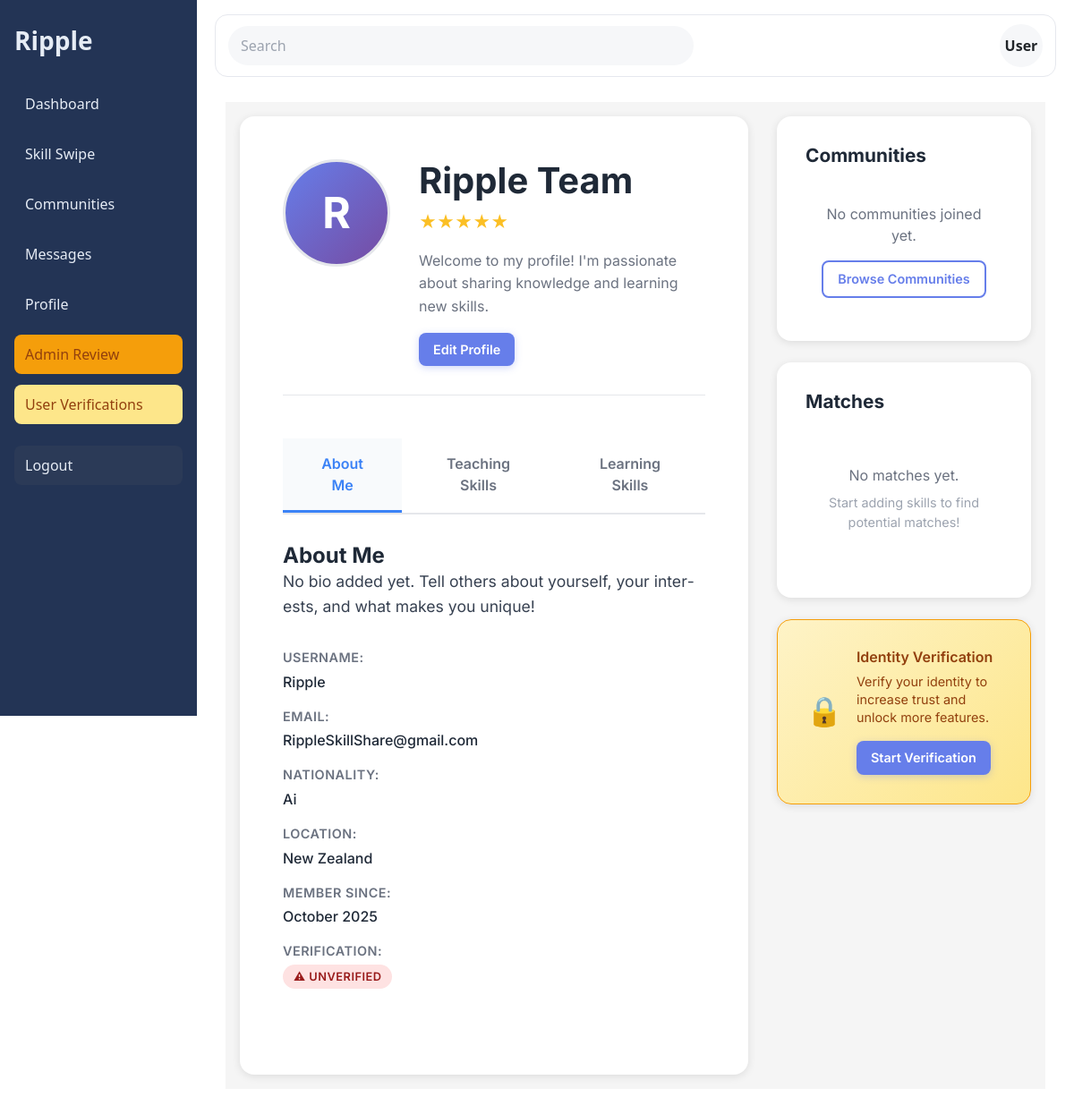
The app's page /profile/ (signed in) with its own data.
### users/models.py (models this page shows, shortened)
class Profile(models.Model):
    user = models.OneToOneField(settings.AUTH_USER_MODEL, on_delete=models.CASCADE, related_name='profile')
    bio = models.TextField(blank=True)
    location = models.CharField(max_length=120, blank=True)
    avatar = models.ImageField(upload_to='avatars/', blank=True, null=True)
    verification_status = models.CharField(max_length=20, default='unverified')  # unverified|pending|verified

class IdentitySubmission(models.Model):
    profile = models.ForeignKey(Profile, on_delete=models.CASCADE, related_name='identity_submissions')
    first_name = models.CharField(max_length=150, blank=True)
    last_name = models.CharField(max_length=150, blank=True)
    dob = models.DateField(blank=True, null=True)
    nationality = models.CharField(max_length=120, blank=True)
    address1 = models.CharField(max_length=255, blank=True)
    address2 = models.CharField(max_length=255, blank=True)
    state = models.CharField(max_length=120, blank=True)
    postal = models.CharField(max_length=40, blank=True)
    country = models.CharField(max_length=120, blank=True)
    created_at = models.DateTimeField(auto_now_add=True)

### users/views.py (the view)
# urls.py: path('profile/', views.profile_view, name='profile'),
@login_required
def profile_view(request):
    profile = get_object_or_404(Profile, user=request.user)
    evidence = profile.evidence.all()
    latest_submission = profile.identity_submissions.order_by('-created_at').first()
    teaching_skills = UserSkill.objects.filter(
        user=request.user,
        can_teach=True
    ).select_related('skill')
    learning_skills = UserSkill.objects.filter(
        user=request.user,
        wants_to_learn=True
    ).select_related('skill')
    context = {
        'profile': profile,
        'evidence': evidence,
        'latest_submission': latest_submission,
        'teaching_skills': teaching_skills,
        'learning_skills': learning_skills,
    }
    return render(request, 'users/profile/profile.html', context)

### users/templates/users/profile/profile.html (shortened to what this page needs)
{% extends 'base.html' %}
{% block content %}
<div class="profile-page">
    <div class="profile-container">
        <div class="profile-main">
            <div class="profile-header">
                <div class="profile-avatar">
                    {% if profile.avatar %}
                        <img src="{{ profile.avatar.url }}" alt="{{ profile.user.username }}" class="avatar-image">
                    {% else %}
                        <div class="avatar-placeholder">
                            <span>{{ profile.user.username|first|upper }}</span>
                        </div>
                    {% endif %}
                </div>
                <div class="profile-info">
                    <div class="name-section">
                        <h1 class="profile-name">
                            {% if profile.user.first_name and profile.user.last_name %}
                                {{ profile.user.first_name }} {{ profile.user.last_name }}
                            {% else %}
                                {{ profile.user.username }}
                            {% endif %}
                        </h1>
                    </div>
                    <div class="rating-section">
                        <div class="stars">★★★★★</div>
                    </div>
                    <div class="bio-section">
                        <p class="profile-bio">
                            {% if profile.bio %}
                                {{ profile.bio }}
                            {% else %}
                                Welcome to my profile! I'm passionate about sharing knowledge and learning new skills.
                            {% endif %}
                        </p>
                    </div>
                    <div class="about-actions">
                        <a href="{% url 'users:profile_edit' %}" class="btn btn-primary btn-small">Edit Profile</a>
                    </div>
                </div>
            </div>
            <div class="profile-nav">
                <button class="nav-tab active" data-tab="about">About Me</button>
                <button class="nav-tab" data-tab="teaching">Teaching Skills</button>
                <button class="nav-tab" data-tab="learning">Learning Skills</button>
            </div>
            <div class="tab-content">
                <div id="about-tab" class="tab-panel active">
                    <div class="about-section">
                        <h2 class="section-title">About Me</h2>
                        <div class="about-content">
                            {% if profile.bio %}
                                <p class="bio-text">{{ profile.bio|truncatewords:50 }}</p>
                            {% else %}
                                <p class="bio-text">No bio added yet. Tell others about yourself, your interests, and what makes you unique!</p>
                            {% endif %}
                            <div class="about-details">
                                <div class="detail-item">
                                    <span class="detail-label">Username:</span>
                                    <span class="detail-value">{{ profile.user.username }}</span>
                                </div>
                                <div class="detail-item">
                                    <span class="detail-label">Email:</span>
                                    <span class="detail-value">{{ profile.user.email }}</span>
                                </div>
                                {% if latest_submission %}
                                    {% if latest_submission.nationality %}
                                    <div class="detail-item">
                                        <span class="detail-label">Nationality:</span>
                                        <span class="detail-value">{{ latest_submission.nationality }}</span>
                                    </div>
                                    {% endif %}
                                {% endif %}
                                <div class="detail-item">
                                    <span class="detail-label">Location:</span>
                                    <span class="detail-value">
                                        {% if latest_submission and latest_submission.country %}
                                            {{ latest_submission.country }}
                                        {% elif profile.location %}
                                            {{ profile.location }}
                                        {% else %}
                                            Not specified
                                        {% endif %}
                                    </span>
                                </div>
                                <div class="detail-item">
                                    <span class="detail-label">Member since:</span>
                                    <span class="detail-value">{{ profile.user.date_joined|date:"F Y" }}</span>
                                </div>
                                <div class="detail-item">
                                    <span class="detail-label">Verification:</span>
                                    <span class="detail-value">
                                        {% if profile.verification_status == 'verified' %}
                                            <span class="status-badge verified">✓ Verified</span>
                                        {% elif profile.verification_status == 'pending' %}
                                            <span class="status-badge pending">⏳ Pending</span>
                                        {% else %}
                                            <span class="status-badge unverified">⚠ Unverified</span>
                                        {% endif %}
                                    </span>
                                </div>
                            </div>
                        </div>
                    </div>
                </div>
            </div>
        </div>
        <div class="profile-sidebar">
            <div class="sidebar-section">
                <h3 class="sidebar-title">Communities</h3>
                <div class="communities-list">
                    {% if profile.user.communities.all %}
                        {% for community in profile.user.communities.all %}
                        <div class="community-item">
                            <span class="community-name">{{ community.name }}</span>
                        </div>
                        {% endfor %}
                    {% else %}
                        <div class="empty-communities">
                            <p>No communities joined yet.</p>
                            <a href="{% url 'communities:communities' %}" class="btn btn-outline btn-small">Browse Communities</a>
                        </div>
                    {% endif %}
                </div>
            </div>
            <div class="sidebar-section">
                <h3 class="sidebar-title">Matches</h3>
                <div class="matches-container">
                    <div class="empty-matches">
                        <p>No matches yet.</p>
                        <p class="matches-hint">Start adding skills to find potential matches!</p>
                    </div>
                </div>
            </div>
            {% if profile.verification_status == 'unverified' %}
            <div class="sidebar-section verification-prompt">
                <div class="verification-content">
                    <div class="verification-icon">🔒</div>
                    <div class="verification-text">
                        <h4>Identity Verification</h4>
                        <p>Verify your identity to increase trust and unlock more features.</p>
                        <a href="{% url 'users:verify_identity' %}" class="btn btn-primary btn-small">Start Verification</a>
                    </div>
                </div>
            </div>
            {% endif %}
        </div>
    </div>
</div>
{% endblock %}

### static/css/main.css (style rules this page uses)
:root { --bg:#f6f7f9;--card:#f0f1f3;--sidebar:#233455;--sidebarText:#e6ecf5;--text:#121417;--muted:#8b93a1;--brand:#4a67ff }
* { box-sizing:border-box }
html,body { margin:0;padding:0;font-family:Inter,system-ui,-apple-system,Segoe UI,Roboto,Arial,sans-serif;color:var(--text);background:var(--bg) }

### records on screen
Profile: user.username|first "R", user.first_name "Ripple", user.last_name "Team", user.username "Ripple", user.email "RippleSkillShare@gmail.com", user.date_joined "October 2025"
IdentitySubmission: nationality "Ai", country "New Zealand"
